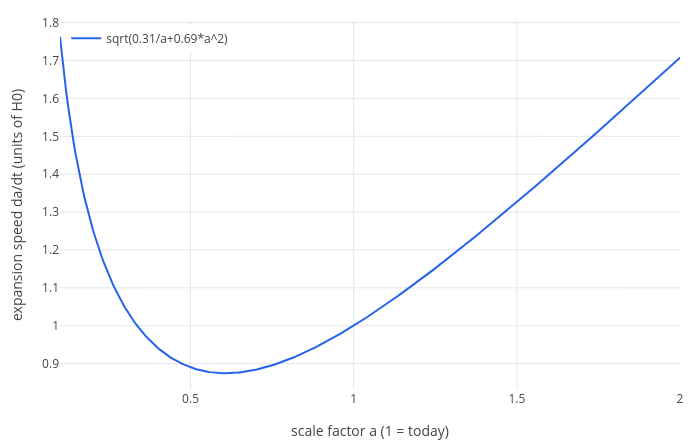

Notebook cell for this chart:
### Markdown cell above
Our universe reaches $a = 1$, today, at 13.8 billion years. At first its curve bends down (the expansion slows, as
in the matter-only universe), later it bends up (the expansion speeds up). The matter-only universe reaches $a = 1$
after only 9.6 billion years, which would make the universe younger than its oldest stars [4]. That conflict was one
of the hints that led to dark energy.

### When did the expansion start speeding up?

The expansion speed is $\dot a = H_0\sqrt{\Omega_m/a + \Omega_\Lambda a^2}$ (multiply $a$ into the square root). Matter
makes it fall as $a$ grows, dark energy makes it rise. Here it is against $a$:

### Code cell
labels(plot(sqrt(0.31/a + 0.69*a^2), a, 0.1, 2), "scale factor a (1 = today)", "expansion speed da/dt (units of H0)")

### Figure 1 — Plotly figure (JSON) as saved in the notebook; plotly's stock layout.template omitted (floating-point values rounded to 4 significant figures; data arrays with more than 128 entries replaced by an {"elided": "..."} marker saying what was removed)
{"data": [{"line": {"color": "#2563eb", "width": 2}, "mode": "lines", "name": "sqrt(0.31/a+0.69*a^2)", "type": "scatter", "x": {"elided": "402 float values"}, "y": {"elided": "402 float values"}}], "layout": {"height": 440, "legend": {"bgcolor": "rgba(255,255,255,0.8)", "x": 0.01, "xanchor": "left", "y": 0.99, "yanchor": "top"}, "margin": {"b": 50, "l": 60, "r": 20, "t": 20}, "showlegend": true, "title": {"text": ""}, "width": 700, "xaxis": {"title": {"text": "scale factor a (1 = today)"}, "zeroline": true}, "yaxis": {"range": [0.8302, 1.807], "title": {"text": "expansion speed da/dt (units of H0)"}, "zeroline": true}}}
